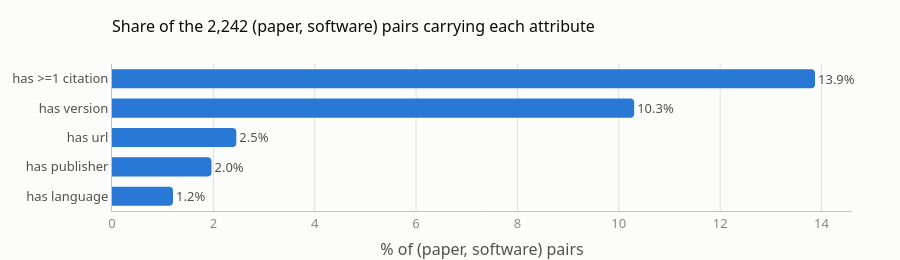

Notebook code for this chart:
### Markdown cell above
## 5 — Metadata richness

Beyond the name, the mentions of a software may carry a programming **language** (with a Wikidata id), a **publisher**, a **version**, a **URL**, and links to the paper's **citations**. For how many (paper, software) pairs does at least one mention carry each?

### Code cell
richness = pd.Series({
    "has version": software["has_version"].mean(),
    "has publisher": software["has_publisher"].mean(),
    "has language": software["has_language"].mean(),
    "has url": software["has_url"].mean(),
    "has >=1 citation": software["has_citation"].mean(),
}) * 100
hbar(richness.sort_values(ascending=False), f"Share of the {len(software):,} (paper, software) pairs carrying each attribute",
     "of the (paper, software) pairs", fmt=".1f", suffix="%", labels=True,
     x_title="% of (paper, software) pairs").show()
richness.round(1)

### Figure 1 — Plotly figure (JSON) as saved in the notebook; plotly's stock layout.template omitted (floating-point values rounded to 4 significant figures)
{"data": [{"cliponaxis": false, "hovertemplate": "<b>%{y}</b><br>%{x:.1f}% of the (paper, software) pairs<extra></extra>", "marker": {"color": "#2a78d6"}, "orientation": "h", "showlegend": false, "text": ["1.2%", "2.0%", "2.5%", "10.3%", "13.9%"], "textfont": {"color": "#52514e"}, "textposition": "outside", "type": "bar", "x": [1.204, 1.963, 2.453, 10.3, 13.87], "y": ["has language", "has publisher", "has url", "has version", "has >=1 citation"]}], "layout": {"height": 260, "title": {"text": "Share of the 2,242 (paper, software) pairs carrying each attribute"}, "xaxis": {"title": {"text": "% of (paper, software) pairs"}}, "yaxis": {"showgrid": false, "tickfont": {"color": "#52514e"}}}}
